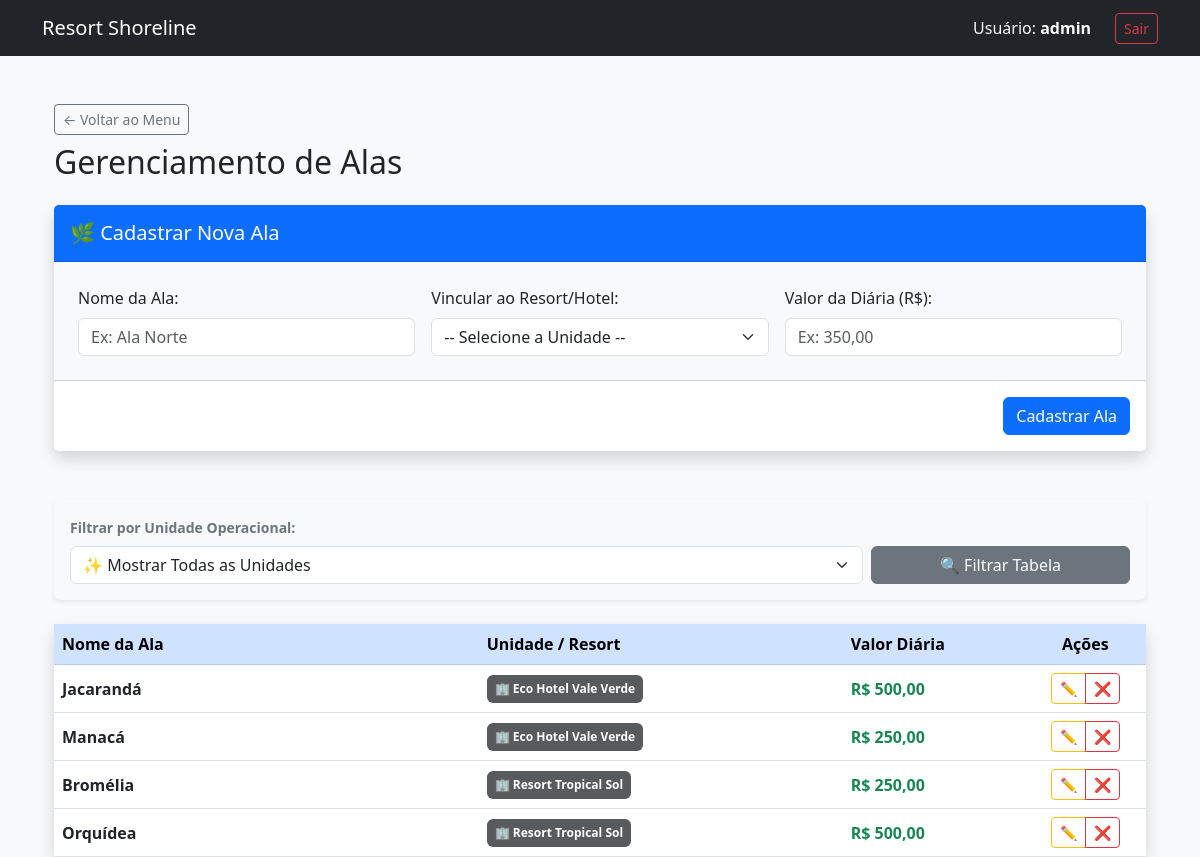
The page /gerencia_alas.php (signed in) on the database its author committed.
### tables this page shows
CREATE TABLE alas (
	id INT AUTO_INCREMENT PRIMARY KEY,
	nome VARCHAR(50) NOT NULL,
	cod_unid INT NOT NULL,
    vlr_diaria DECIMAL(10,2) NOT NULL
);

CREATE TABLE unidades (
	id INT AUTO_INCREMENT PRIMARY KEY,
	nome VARCHAR(100) NOT NULL,
	loc VARCHAR(500) NOT NULL
);

### gerencia_alas.php (the view, shortened to what this page needs)
<?php
include 'conexao.php';
$ala_editando = null;
$ala_deletando = null;
$unidade_filtrada = isset($_GET['unidade_filtro']) ? $_GET['unidade_filtro'] : "";
if (!empty($unidade_filtrada)) {
    $sql_alas = "SELECT al.*, u.nome AS nome_unidade
                 FROM alas al
                 INNER JOIN unidades u ON al.cod_unid = u.id
                 WHERE al.cod_unid = :cod_unid
                 ORDER BY al.nome ASC";
    $stmt_lista = $conexao->prepare($sql_alas);
    $stmt_lista->bindParam(':cod_unid', $unidade_filtrada);
} else {
    $sql_alas = "SELECT al.*, u.nome AS nome_unidade
                 FROM alas al
                 INNER JOIN unidades u ON al.cod_unid = u.id
                 ORDER BY u.nome ASC, al.nome ASC";
    $stmt_lista = $conexao->prepare($sql_alas);
}
$stmt_lista->execute();
$alas = $stmt_lista->fetchAll(PDO::FETCH_ASSOC);
include 'header.php';
?>
<div class="container mt-5">
    <div class="mb-4">
        <a href="index.php" class="btn btn-outline-secondary btn-sm mb-2">← Voltar ao Menu</a>
        <h1 class="h2 text-dark">Gerenciamento de Alas</h1>
    </div>
    <?php if (!$ala_editando && !$ala_deletando): ?>
        <div class="card shadow border-0 mb-5">
            <div class="card-header bg-primary text-white p-3">
                <h5 class="mb-0">🌿 Cadastrar Nova Ala</h5>
            </div>
            <form method="POST">
                <div class="card-body p-4 bg-light">
                    <div class="row g-3">
                        <div class="col-md-4">
                            <label class="form-label fw-medium">Nome da Ala:</label>
                            <input type="text" name="nome" class="form-control" placeholder="Ex: Ala Norte" required>
                        </div>
                        <div class="col-md-4">
                            <label class="form-label fw-medium">Vincular ao Resort/Hotel:</label>
                            <select name="cod_unid" class="form-select" required>
                                <option value="">-- Selecione a Unidade --</option>
                            </select>
                        </div>
                        <div class="col-md-4">
                            <label class="form-label fw-medium">Valor da Diária (R$):</label>
                            <input type="text" name="vlr_diaria" class="form-control" placeholder="Ex: 350,00" required>
                        </div>
                    </div>
                </div>
                <div class="card-footer bg-white text-end p-3">
                    <button type="submit" class="btn btn-primary">Cadastrar Ala</button>
                </div>
            </form>
        </div>
    <?php endif; ?>
    <div class="card shadow-sm border-0 mb-4 bg-light">
        <div class="card-body">
            <form method="GET" class="row g-2 align-items-end">
                <div class="col-md-9">
                    <label class="form-label small fw-bold text-secondary">Filtrar por Unidade Operacional:</label>
                    <select name="unidade_filtro" class="form-select">
                        <option value="">✨ Mostrar Todas as Unidades</option>
                    </select>
                </div>
                <div class="col-md-3">
                    <button type="submit" class="btn btn-secondary w-100">🔍 Filtrar Tabela</button>
                </div>
            </form>
        </div>
    </div>
    <div class="card shadow border-0">
        <div class="table-responsive">
            <table class="table table-hover align-middle mb-0">
                <thead class="table-primary text-white">
                    <tr>
                        <th width="35%">Nome da Ala</th>
                        <th width="30%">Unidade / Resort</th>
                        <th width="15%">Valor Diária</th>
                        <th width="10%" class="text-center">Ações</th>
                    </tr>
                </thead>
                <tbody>
                    <?php if (count($alas) > 0): ?>
                        <?php foreach ($alas as $ala): ?>
                            <tr class="<?php echo ($ala_editando && $ala_editando['id'] == $ala['id']) ? 'table-warning' : ''; ?>">
                                <td><strong><?php echo htmlspecialchars($ala['nome']); ?></strong></td>
                                <td><span class="badge bg-dark bg-opacity-75 p-2">🏢 <?php echo htmlspecialchars($ala['nome_unidade']); ?></span></td>
                                <td><span class="text-success fw-bold">R$ <?php echo number_format($ala['vlr_diaria'], 2, ',', '.'); ?></span></td>
                                <td class="text-center">
                                    <div class="btn-group btn-group-sm">
                                        <a href="gerencia_alas.php?editar=<?php echo $ala['id']; ?>&unidade_filtro=<?php echo $unidade_filtrada; ?>"
                                           class="btn btn-sm btn-outline-warning text-dark"
                                           title="Editar Ala">
                                            ✏️
                                        </a>
                                        <a href="gerencia_alas.php?solicitar_exclusao=<?php echo $ala['id']; ?>"
                                           class="btn btn-sm btn-outline-danger"
                                           title="Excluir Ala">
                                            ❌
                                        </a>
                                    </div>
                                </td>
                            </tr>
                        <?php endforeach; ?>
                    <?php else: ?>
                        <tr>
                            <td colspan="5" class="text-center text-muted py-4">Nenhuma ala cadastrada para esta unidade até o momento.</td>
                        </tr>
                    <?php endif; ?>
                </tbody>
            </table>
        </div>
    </div>
</div>

### rows shown on the page
alas: nome "Jacarandá", cod_unid.nome "Eco Hotel Vale Verde", vlr_diaria "500,00"
alas: nome "Manacá", cod_unid.nome "Eco Hotel Vale Verde", vlr_diaria "250,00"
alas: nome "Bromélia", cod_unid.nome "Resort Tropical Sol", vlr_diaria "250,00"
alas: nome "Orquídea", cod_unid.nome "Resort Tropical Sol", vlr_diaria "500,00"

### other values the page prints
$_SESSION["usuario_nome"] "admin"
